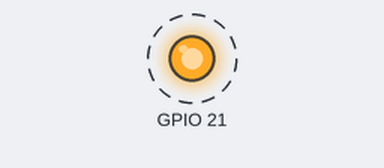
The sketch below on a simulated ESP32. Shown: output pins drawn as LEDs (lit = HIGH). Dashed ring = blinking. What the sketch prints to the serial monitor is not drawn.

Above: at 0.5 s.
Timing chart, 0 to 4.6 s (numbered marks = the images above):
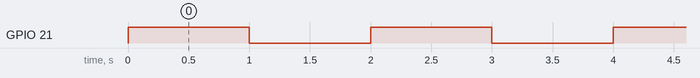

Measured:
- by itself, GPIO 21: alternates HIGH for 1.0 s and LOW for 1.0 s

The sketch:

led.servo.ino
```cpp
void setup() {
  Serial.begin(115200);
  Serial.println("Hello, ESP32!");

  pinMode(21, OUTPUT);
}

void loop() {
  digitalWrite(21, HIGH);
  Serial.println("LED ON");
  delay(1000);

  digitalWrite(21, LOW);
  Serial.println("LED OFF");
  delay(1000);
}
```
